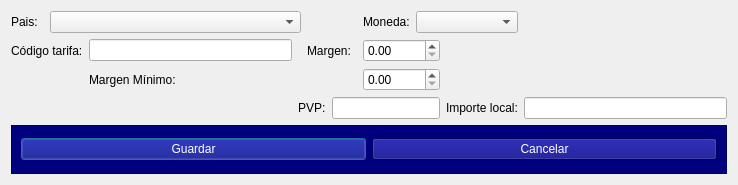
<?xml version="1.0" encoding="UTF-8"?>
<ui version="4.0">
 <class>FrmTarifas</class>
 <widget class="QDialog" name="FrmTarifas">
  <property name="geometry">
   <rect>
    <x>0</x>
    <y>0</y>
    <width>738</width>
    <height>185</height>
   </rect>
  </property>
  <property name="maximumSize">
   <size>
    <width>16777215</width>
    <height>185</height>
   </size>
  </property>
  <property name="windowTitle">
   <string>Tarifas</string>
  </property>
  <property name="windowIcon">
   <iconset resource="../terra.qrc">
    <normaloff>:/Icons/PNG/terra.png</normaloff>:/Icons/PNG/terra.png</iconset>
  </property>
  <property name="windowOpacity">
   <double>1.000000000000000</double>
  </property>
  <layout class="QGridLayout" name="gridLayout">
   <item row="0" column="0">
    <widget class="QLabel" name="label">
     <property name="text">
      <string>Pais:</string>
     </property>
    </widget>
   </item>
   <item row="0" column="1" colspan="3">
    <widget class="QComboBox" name="cboPais"/>
   </item>
   <item row="0" column="6">
    <widget class="QLabel" name="label_2">
     <property name="text">
      <string>Moneda:</string>
     </property>
    </widget>
   </item>
   <item row="0" column="7" colspan="2">
    <widget class="QComboBox" name="cboMoneda"/>
   </item>
   <item row="1" column="0" colspan="2">
    <widget class="QLabel" name="label_3">
     <property name="text">
      <string>Código tarifa:</string>
     </property>
    </widget>
   </item>
   <item row="1" column="2">
    <widget class="QLineEdit" name="lineEdit"/>
   </item>
   <item row="1" column="4" colspan="2">
    <widget class="QLabel" name="label_4">
     <property name="text">
      <string>Margen:</string>
     </property>
    </widget>
   </item>
   <item row="1" column="6" colspan="2">
    <widget class="QDoubleSpinBox" name="doubleSpinBox"/>
   </item>
   <item row="2" column="2" colspan="4">
    <widget class="QLabel" name="label_5">
     <property name="text">
      <string>Margen Mínimo:</string>
     </property>
    </widget>
   </item>
   <item row="2" column="6" colspan="2">
    <widget class="QDoubleSpinBox" name="doubleSpinBox_2"/>
   </item>
   <item row="3" column="3" colspan="2">
    <widget class="QLabel" name="label_6">
     <property name="text">
      <string>PVP:</string>
     </property>
    </widget>
   </item>
   <item row="3" column="5" colspan="3">
    <widget class="QLineEdit" name="lineEdit_2"/>
   </item>
   <item row="3" column="8">
    <widget class="QLabel" name="label_7">
     <property name="text">
      <string>Importe local:</string>
     </property>
    </widget>
   </item>
   <item row="3" column="9">
    <widget class="QLineEdit" name="lineEdit_3"/>
   </item>
   <item row="4" column="0" colspan="10">
    <widget class="QFrame" name="frame">
     <property name="minimumSize">
      <size>
       <width>0</width>
       <height>47</height>
      </size>
     </property>
     <property name="maximumSize">
      <size>
       <width>16777215</width>
       <height>54</height>
      </size>
     </property>
     <property name="styleSheet">
      <string notr="true">background-color: rgb(0, 0, 127);</string>
     </property>
     <property name="frameShape">
      <enum>QFrame::StyledPanel</enum>
     </property>
     <property name="frameShadow">
      <enum>QFrame::Raised</enum>
     </property>
     <layout class="QGridLayout" name="gridLayout_2">
      <item row="0" column="0">
       <widget class="QPushButton" name="pushButton">
        <property name="styleSheet">
         <string notr="true">QPushButton:disabled{color: 0; }
QPushButton:enabled{color: rgb(255,255,255); }</string>
        </property>
        <property name="text">
         <string>Guardar</string>
        </property>
       </widget>
      </item>
      <item row="0" column="1">
       <widget class="QPushButton" name="pushButton_2">
        <property name="styleSheet">
         <string notr="true">QPushButton:disabled{color: 0; }
QPushButton:enabled{color: rgb(255,255,255); }</string>
        </property>
        <property name="text">
         <string>Cancelar</string>
        </property>
       </widget>
      </item>
     </layout>
    </widget>
   </item>
  </layout>
 </widget>
 <resources>
  <include location="../terra.qrc"/>
 </resources>
 <connections/>
</ui>
